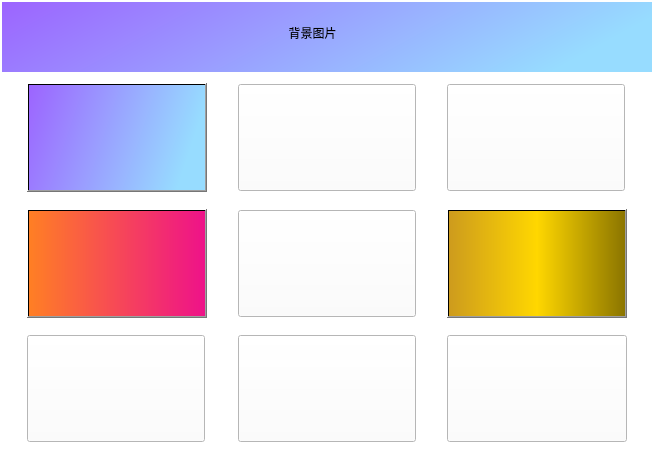
<?xml version="1.0" encoding="UTF-8"?>
<ui version="4.0">
 <class>BackGround</class>
 <widget class="QWidget" name="BackGround">
  <property name="geometry">
   <rect>
    <x>0</x>
    <y>0</y>
    <width>656</width>
    <height>456</height>
   </rect>
  </property>
  <property name="windowTitle">
   <string>Form</string>
  </property>
  <widget class="QWidget" name="widget_2" native="true">
   <property name="geometry">
    <rect>
     <x>0</x>
     <y>0</y>
     <width>656</width>
     <height>456</height>
    </rect>
   </property>
   <property name="styleSheet">
    <string notr="true">background:transparent;
background-color: rgb(255, 255, 255);
</string>
   </property>
   <widget class="QWidget" name="widget" native="true">
    <property name="geometry">
     <rect>
      <x>2</x>
      <y>2</y>
      <width>650</width>
      <height>450</height>
     </rect>
    </property>
    <property name="styleSheet">
     <string notr="true">background-color: rgb(255, 255, 255);</string>
    </property>
    <widget class="QWidget" name="widget_3" native="true">
     <property name="geometry">
      <rect>
       <x>0</x>
       <y>0</y>
       <width>651</width>
       <height>71</height>
      </rect>
     </property>
     <property name="styleSheet">
      <string notr="true">background-color: qlineargradient(spread:pad, x1:0, y1:0, x2:1, y2:0.2, stop:0 rgba(156, 100, 255, 255), stop:1 rgba(151, 220, 255, 255));</string>
     </property>
     <widget class="QLabel" name="label">
      <property name="geometry">
       <rect>
        <x>210</x>
        <y>10</y>
        <width>201</width>
        <height>41</height>
       </rect>
      </property>
      <property name="styleSheet">
       <string notr="true">font: 20pt &quot;黑体&quot;;
background:transparent;</string>
      </property>
      <property name="text">
       <string>背景图片</string>
      </property>
      <property name="alignment">
       <set>Qt::AlignCenter</set>
      </property>
     </widget>
     <widget class="QPushButton" name="hide">
      <property name="geometry">
       <rect>
        <x>571</x>
        <y>0</y>
        <width>38</width>
        <height>38</height>
       </rect>
      </property>
      <property name="styleSheet">
       <string notr="true">QPushButton{background-color:transparent;font: 18pt &quot;楷体_GB2312&quot;;border-radius: 3px; color: rgb(255, 255, 255);}
QPushButton:hover { background-color: rgb(255, 100, 100); }</string>
      </property>
      <property name="text">
       <string/>
      </property>
      <property name="icon">
       <iconset resource="image.qrc">
        <normaloff>:/image/min.png</normaloff>:/image/min.png</iconset>
      </property>
      <property name="iconSize">
       <size>
        <width>30</width>
        <height>30</height>
       </size>
      </property>
      <property name="flat">
       <bool>true</bool>
      </property>
     </widget>
     <widget class="QPushButton" name="close">
      <property name="geometry">
       <rect>
        <x>610</x>
        <y>0</y>
        <width>38</width>
        <height>38</height>
       </rect>
      </property>
      <property name="styleSheet">
       <string notr="true">QPushButton{background-color:transparent;font: 18pt &quot;楷体_GB2312&quot;;border-radius: 3px; color: rgb(255, 255, 255);}
QPushButton:hover { background-color: rgb(255, 100, 100); }</string>
      </property>
      <property name="text">
       <string/>
      </property>
      <property name="icon">
       <iconset resource="image.qrc">
        <normaloff>:/image/close.png</normaloff>:/image/close.png</iconset>
      </property>
      <property name="iconSize">
       <size>
        <width>30</width>
        <height>30</height>
       </size>
      </property>
      <property name="flat">
       <bool>false</bool>
      </property>
     </widget>
    </widget>
    <widget class="QWidget" name="layoutWidget">
     <property name="geometry">
      <rect>
       <x>0</x>
       <y>70</y>
       <width>651</width>
       <height>381</height>
      </rect>
     </property>
     <layout class="QGridLayout" name="gridLayout">
      <item row="1" column="1">
       <widget class="QToolButton" name="bg5">
        <property name="toolTip">
         <string>默认背景</string>
        </property>
        <property name="styleSheet">
         <string notr="true">background-color: qlineargradient(spread:pad, x1:0, y1:0, x2:1, y2:0, stop:0 	#00BFFF, stop:1 #54FF9F);</string>
        </property>
        <property name="text">
         <string/>
        </property>
        <property name="iconSize">
         <size>
          <width>170</width>
          <height>100</height>
         </size>
        </property>
        <property name="toolButtonStyle">
         <enum>Qt::ToolButtonTextUnderIcon</enum>
        </property>
       </widget>
      </item>
      <item row="1" column="0">
       <widget class="QToolButton" name="bg4">
        <property name="toolTip">
         <string>默认背景</string>
        </property>
        <property name="styleSheet">
         <string notr="true">background-color: qlineargradient(spread:pad, x1:0, y1:0, x2:1, y2:0, stop:0 #FF7F24, stop:1#EE1289);</string>
        </property>
        <property name="text">
         <string/>
        </property>
        <property name="iconSize">
         <size>
          <width>170</width>
          <height>100</height>
         </size>
        </property>
        <property name="toolButtonStyle">
         <enum>Qt::ToolButtonTextUnderIcon</enum>
        </property>
       </widget>
      </item>
      <item row="2" column="0">
       <widget class="QToolButton" name="bg7">
        <property name="toolTip">
         <string>默认背景</string>
        </property>
        <property name="styleSheet">
         <string notr="true">border-image: url(:/image/main2.jpg);</string>
        </property>
        <property name="text">
         <string/>
        </property>
        <property name="iconSize">
         <size>
          <width>170</width>
          <height>100</height>
         </size>
        </property>
        <property name="toolButtonStyle">
         <enum>Qt::ToolButtonTextUnderIcon</enum>
        </property>
       </widget>
      </item>
      <item row="1" column="2">
       <widget class="QToolButton" name="bg6">
        <property name="toolTip">
         <string>默认背景</string>
        </property>
        <property name="styleSheet">
         <string notr="true">background-color: qlineargradient(spread:pad, x1:0, y1:0, x2:1, y2:0, stop:0 #CD9B1D,stop:0.5 #FFD700 stop:1 #8B7500);</string>
        </property>
        <property name="text">
         <string/>
        </property>
        <property name="iconSize">
         <size>
          <width>170</width>
          <height>100</height>
         </size>
        </property>
        <property name="toolButtonStyle">
         <enum>Qt::ToolButtonTextUnderIcon</enum>
        </property>
       </widget>
      </item>
      <item row="0" column="1">
       <widget class="QToolButton" name="bg2">
        <property name="toolTip">
         <string>默认背景</string>
        </property>
        <property name="styleSheet">
         <string notr="true">background-color: qlineargradient(spread:pad, x1:0, y1:0, x2:1, y2:0, stop:0 	#EE4000, stop:1 #6495ED);</string>
        </property>
        <property name="text">
         <string/>
        </property>
        <property name="iconSize">
         <size>
          <width>170</width>
          <height>100</height>
         </size>
        </property>
        <property name="toolButtonStyle">
         <enum>Qt::ToolButtonTextUnderIcon</enum>
        </property>
       </widget>
      </item>
      <item row="0" column="0">
       <widget class="QToolButton" name="bg1">
        <property name="toolTip">
         <string>默认背景</string>
        </property>
        <property name="styleSheet">
         <string notr="true">background-color: qlineargradient(spread:pad, x1:0, y1:0, x2:1, y2:0.2, stop:0 rgba(156, 100, 255, 255), stop:1 rgba(151, 220, 255, 255));</string>
        </property>
        <property name="text">
         <string/>
        </property>
        <property name="iconSize">
         <size>
          <width>170</width>
          <height>100</height>
         </size>
        </property>
        <property name="toolButtonStyle">
         <enum>Qt::ToolButtonTextUnderIcon</enum>
        </property>
       </widget>
      </item>
      <item row="0" column="2">
       <widget class="QToolButton" name="bg3">
        <property name="toolTip">
         <string>默认背景</string>
        </property>
        <property name="styleSheet">
         <string notr="true">background-color: qlineargradient(spread:pad, x1:0, y1:0, x2:1, y2:0, stop:0 	#EEAEEE, stop:1 #FFAEB9);</string>
        </property>
        <property name="text">
         <string/>
        </property>
        <property name="iconSize">
         <size>
          <width>170</width>
          <height>100</height>
         </size>
        </property>
        <property name="toolButtonStyle">
         <enum>Qt::ToolButtonTextUnderIcon</enum>
        </property>
       </widget>
      </item>
      <item row="2" column="1">
       <widget class="QToolButton" name="bg8">
        <property name="toolTip">
         <string>默认背景</string>
        </property>
        <property name="styleSheet">
         <string notr="true">border-image: url(:/image/main31.jpg);</string>
        </property>
        <property name="text">
         <string/>
        </property>
        <property name="iconSize">
         <size>
          <width>170</width>
          <height>100</height>
         </size>
        </property>
        <property name="toolButtonStyle">
         <enum>Qt::ToolButtonTextUnderIcon</enum>
        </property>
       </widget>
      </item>
      <item row="2" column="2">
       <widget class="QToolButton" name="bg9">
        <property name="sizePolicy">
         <sizepolicy hsizetype="Preferred" vsizetype="Preferred">
          <horstretch>0</horstretch>
          <verstretch>0</verstretch>
         </sizepolicy>
        </property>
        <property name="toolTip">
         <string>默认背景</string>
        </property>
        <property name="styleSheet">
         <string notr="true">border-image: url(:/image/main41.jpg);</string>
        </property>
        <property name="text">
         <string/>
        </property>
        <property name="iconSize">
         <size>
          <width>170</width>
          <height>100</height>
         </size>
        </property>
        <property name="toolButtonStyle">
         <enum>Qt::ToolButtonTextUnderIcon</enum>
        </property>
       </widget>
      </item>
     </layout>
    </widget>
   </widget>
  </widget>
 </widget>
 <resources>
  <include location="image.qrc"/>
 </resources>
 <connections/>
</ui>
